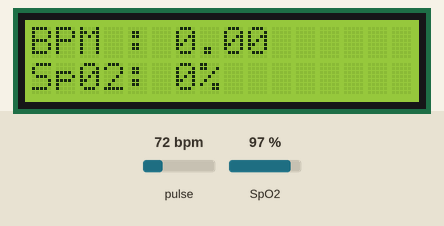
A sketch run on a simulated Arduino Uno, built for the host (arithmetic inside an expression is 32-bit, double 64-bit). On the bench: 16×2 character LCD. The test bench sets the inputs (shaded band); at power-on: pulse 72 bpm, SpO2 97 %. What the sketch prints to the serial monitor is not drawn.

Above: at 3.2 s.
3.3 s: pulse set to 42 bpm
At 6.1 s:
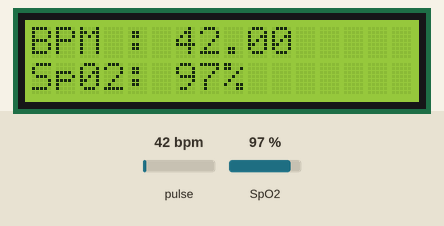
6.4 s: SpO2 set to 80 %
At 8.4 s:
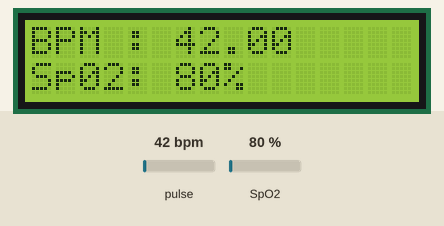
8.7 s: pulse set to 70 bpm
At 10.4 s:
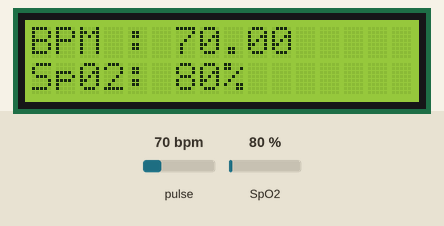
10.7 s: SpO2 set to 85 %
At 12.7 s:
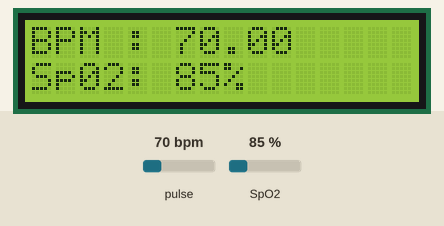
Timing chart, 0 to 13.8 s (numbered marks = the images above; inputs shaded):
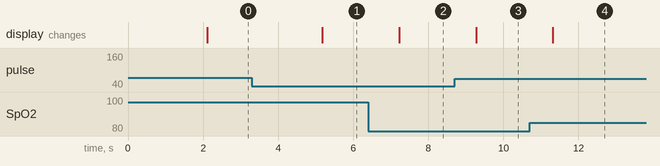

Measured:
- after the input at 3.3 s, the display: changes after 1.9 s (image 1)
- after the input at 6.4 s, the display: changes after 0.82 s (image 2)
- after the input at 8.7 s, the display: changes after 0.57 s (image 3)
- after the input at 10.7 s, the display: changes after 0.62 s (image 4)

The sketch:

Pluse_Oximeter_arduino_serial.ino
```cpp
#include<SoftwareSerial.h>
#include<ArduinoJson.h>
#include <LiquidCrystal_I2C.h>
#include <Wire.h>
#include "MAX30100_PulseOximeter.h"

#define REPORTING_PERIOD_MS     1000

LiquidCrystal_I2C lcd(0x27, 16, 2);
SoftwareSerial s(5,6);


PulseOximeter pox;
uint32_t tsLastReport = 0;

void onBeatDetected()
{

  Serial.println("Beat!!!");

}

void setup()
{
  s.begin(9600);
  Serial.begin(9600);
  lcd.begin();
  lcd.backlight();
  lcd.setCursor(0, 0);
  lcd.print("      Pluse");
  lcd.setCursor(0, 1);
  lcd.print("    Oximeter");
  delay(2000);

  if (!pox.begin()) {
    Serial.println("FAILED");
    for (;;);
  } else {
    Serial.println("SUCCESS");
  }
  //pox.setIRLedCurrent(MAX30100_LED_CURR_7_6MA);

  pox.setOnBeatDetectedCallback(onBeatDetected);
}

void loop()
{

    pox.update();
    StaticJsonBuffer<100> jsonBuffer;
    JsonObject& root = jsonBuffer.createObject();
    if (millis() - tsLastReport > REPORTING_PERIOD_MS) {

      lcd.clear();
      lcd.setCursor(0 , 0);
      lcd.print("BPM : ");
      lcd.print(pox.getHeartRate());
      lcd.setCursor(0 , 1);
      lcd.print("Sp02: ");
      lcd.print(pox.getSpO2());
      lcd.print("%");
      tsLastReport = millis();

      root["data1"] = pox.getHeartRate();
      root["data2"] = pox.getSpO2();
      root.printTo(s);
      jsonBuffer.clear();
      Serial.flush();

    }
}
```
